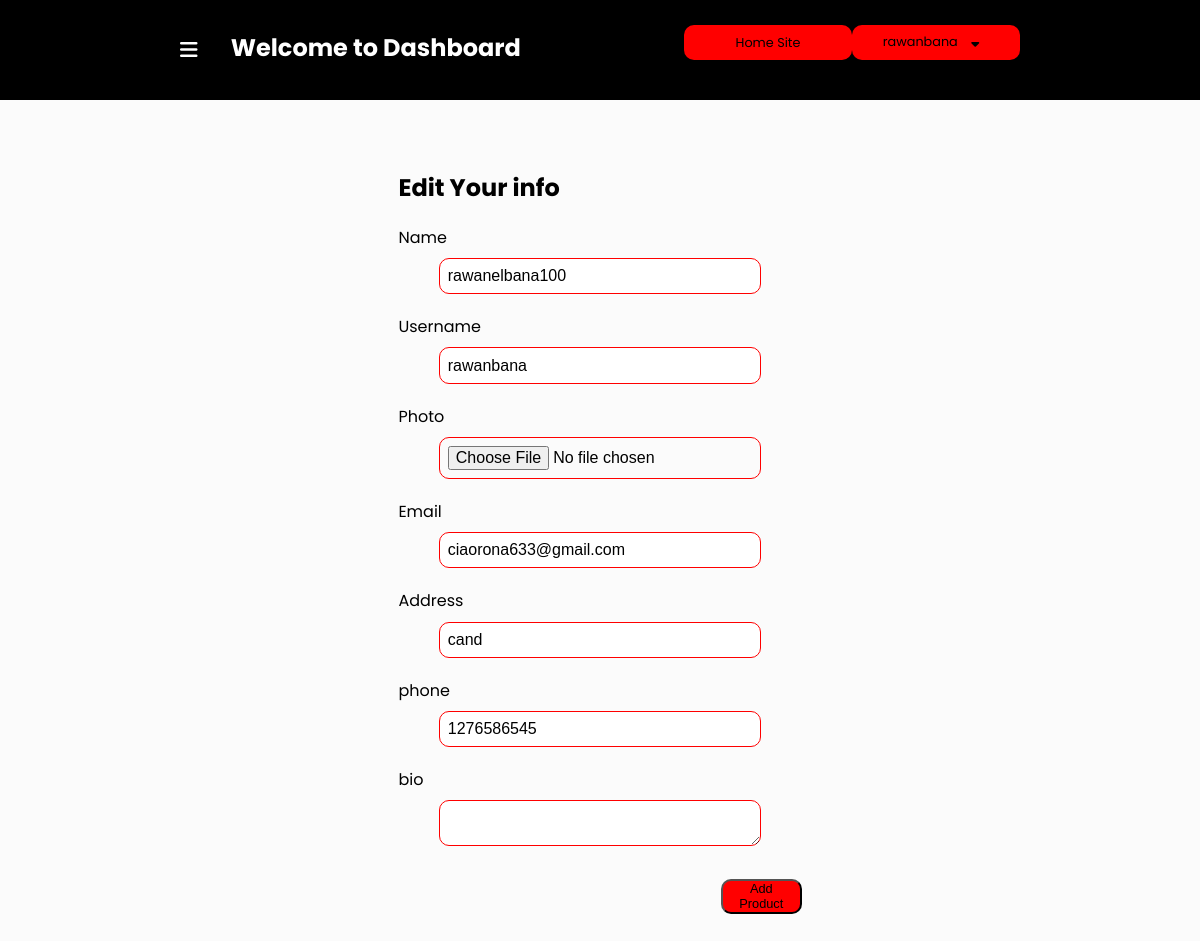
Screenshot of /admin/settings.php (signed in) with the database file from the repository.
### tables this page shows
CREATE TABLE `users` (
  `per_id` int(11) NOT NULL,
  `per_name` varchar(255) NOT NULL,
  `username` varchar(100) NOT NULL,
  `per_email` varchar(30) NOT NULL,
  `per_img` varchar(255) NOT NULL DEFAULT 'images - 2021-02-28T055930.611.jpeg',
  `per_role` varchar(50) NOT NULL DEFAULT 'user',
  `per_password` int(11) NOT NULL,
  `bio` varchar(255) NOT NULL,
  `per_phone` int(11) NOT NULL,
  `address` varchar(255) NOT NULL
);

### admin/settings.php (the view, shortened to what this page needs)
<?php include "includes/header.php"; ?>
<?php
$profile_info=$connection->prepare("SELECT * FROM users WHERE  username=?");
$profile_info->execute(array($_SESSION['name']));
$row=$profile_info->fetch(PDO::FETCH_ASSOC);
?>
<div class="add">
            <div class="contener">
                <form action="<?php echo $_SERVER['PHP_SELF'];?>" method="POST" enctype="multipart/form-data">
                    <h2> Edit Your info</h2>
                    <div class="input">
                        <label>Name</label>
                        <input type="text" name="Name"    value="<?php echo $row['per_name']?>">
                    </div>
                    <div class="input">
                        <label>Username</label>
                        <input  name="Username" class="readonly"  readonly value="<?php echo $row['username']?>" >
                    </div>
                    <div class="input">
                        <label>Photo</label>
                        <input type="file" name="Photo"   >
                    </div>
                    <div class="input">
                        <label>Email</label>
                        <input  name="Email" class="readonly" readonly  value="<?php echo $row['per_email']?>">
                    </div>
                    <div class="input">
                        <label>Address </label>
                        <input type="text" name="Address"   value="<?php echo $row['address']?>">
                    </div>
                    <div class="input">
                        <label> phone</label>
                        <input type="number" name="phone"   value="<?php echo $row['per_phone']?>">
                    </div>
                    <div class="input">
                        <label>bio </label>
                        <textarea type="text" name="bio" ><?php echo $row['bio']?></textarea>
                    </div>
                    <button type="submit" class="link" name="update_profile">Add Product</button>
                </form>
            </div>
        </div>
    </div>

### css/style.css (style rules this page uses)
:root { --colorone: rgb(46, 46, 46);; --colortwo: black; --colorthree: red; }
body { font-family: "Poppins", sans-serif; margin: 0px; }
* { box-sizing: border-box; text-decoration: none; }

### admin/css/adstyle.css (style rules this page uses)
.add { width: 60%; margin: 50px auto; }
.add .link { float: right; }
.add form { width: 80%; margin: 0 auto; }
.add .contener { margin-bottom: 100px; }

### css/header_footer.css (style rules this page uses)
.contener { width:70%; margin: 0 auto; }

### css/cart.css (style rules this page uses)
body { font-family: "Poppins", sans-serif; margin: 0px; }

### css/login.css (style rules this page uses)
.header .link, .add .link { width: 20%; height: 35px; margin-top:12.5px ; background: var(--colorthree); display: flex; justify-content: center; align-items: center; color: var(--colortwo); border-radius: 10px; font-size: 80%; }
body { background-color: rgba(250, 250, 250, 0.63); }
.input input { display: block; padding: 2% 2%; font-size: 16px; outline: 0; width: 80%; margin: 2% 10%; border: 1px solid var(--colorthree); border-radius: 10px; }
.input { margin-top: 5%; margin-bottom: 5%; }

### css/profile.css (style rules this page uses)
.add { width: 60%; margin: 50px auto; }
.add .link { float: right; }
.add form { width: 80%; margin: 0 auto; }
.add .contener { margin-bottom: 100px; }
.readonly { cursor:not-allowed !important ; }
.input textarea { display: block; padding: 1% 1%; font-size: 16px; outline: 0; width: 80%; margin: 2% 10%; border: 1px solid var(--colorthree); border-radius: 10px; }

### rows the page displays
users: Name "rawanelbana100", Username "rawanbana", Email "ciaorona633@gmail.com", Address "cand", phone "1276586545"

### other values shown
$_SESSION['name'] "rawanbana"
